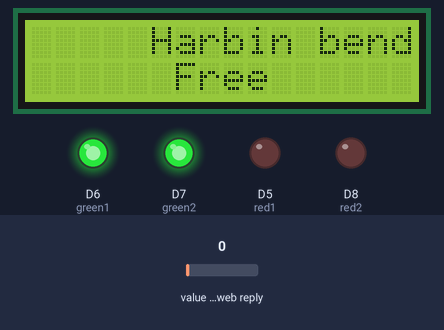
Simulated run of this sketch. Board: ESP8266 (NodeMCU). Shown: 16×2 character LCD, output pins drawn as LEDs (lit = HIGH). The test bench sets the inputs (shaded band); at power-on: value in the web reply 0. WiFi joins after 1.5 s; servers stay silent unless stated; web services answer with replies made up by the test bench; what the sketch prints to the serial monitor is not drawn.

Above: at 1.3 s.
1.4 s: value in the web reply set to 2
At 5.8 s:
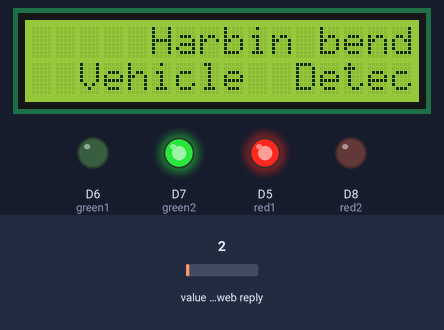
At 9.3 s:
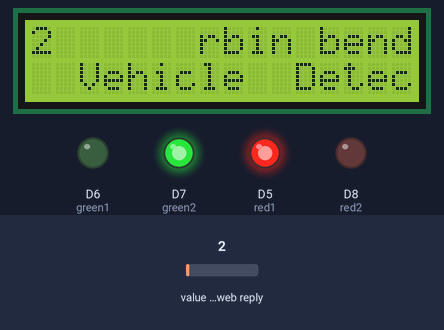
Timing chart, 0 to 10.8 s (numbered marks = the images above; inputs shaded):
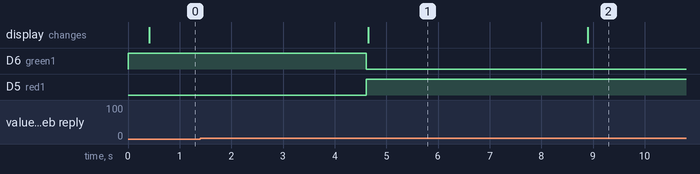

Measured:
- after the input at 1.4 s, D6 (green1): HIGH → LOW after 3.2 s; D5 (red1): LOW → HIGH after 3.2 s; the display: changes after 3.3 s (image 1)
- what the display in image 1 shows lasts 4.2 s, from 4.7 s to 8.9 s

The sketch:

hairpibbend.ino
```cpp
#include <WiFiClient.h>
#include <ESP8266WebServer.h>
#include <ESP8266HTTPClient.h>
#include<Wire.h>
#include<LiquidCrystal_I2C.h>
LiquidCrystal_I2C lcd(0x27,16,2);
int red1=D5;
int green1=D6;
int red2=D8;
int green2=D7;

HTTPClient http;    //Declare object of class HTTPClient
String sensorData1,sensorData2,sensorData3,sensorData4,sensorData5,sensorData6,sensorData7, postData;
const char *ssid = "project12345";  //ENTER YOUR WIFI ssid
const char *password = "project12345";//UR WIFI password
String myString;

void setup() {

  pinMode(red1,OUTPUT);
  pinMode(green1,OUTPUT);
  pinMode(red2,OUTPUT);
  pinMode(green2,OUTPUT);
  digitalWrite(red1,LOW);
  digitalWrite(green1,HIGH);
  digitalWrite(red2,LOW);
  digitalWrite(green2,HIGH);
  Serial.begin(9600);
   WiFi.begin(ssid, password);

   lcd.init();
  lcd.init();
  lcd.backlight();
  lcd.clear();
  lcd.setCursor(0,0);
  lcd.print("     Harbin bend       ");
  lcd.setCursor(0,1);
  lcd.print("     Detection          ");
}

void loop() {
  getcode();
  delay(3000);
}


void getcode()
{
      WiFiClient client1;
      HTTPClient http1;

      String serverName = "http://api.thingspeak.com/channels";
      String serverPath = serverName + "/2495982/fields//1/last";

      // Your Domain name with URL path or IP address with path
      http1.begin(client1, serverPath.c_str());

      // If you need Node-RED/server authentication, insert user and password below
      //http.setAuthorization("REPLACE_WITH_SERVER_USERNAME", "REPLACE_WITH_SERVER_PASSWORD");

      // Send HTTP GET request
      int httpResponseCode = http1.GET();

      if (httpResponseCode>0) {
       // Serial.print("HTTP Response code: ");
        //Serial.println(httpResponseCode);
        String payload = http1.getString();
        Serial.println(payload);
        if (payload.toInt()==1)
        {
          digitalWrite(red1,LOW);
          digitalWrite(green1,HIGH);
          digitalWrite(red2,HIGH);
          digitalWrite(green2,LOW);
          lcd.print("     Harbin 1       ");
          lcd.setCursor(0,1);
          lcd.print("  vehcile detected          ");

        }
        if (payload.toInt()==2)
        {
              digitalWrite(red1,HIGH);
              digitalWrite(green1,LOW);
              digitalWrite(red2,LOW);
              digitalWrite(green2,HIGH);
              lcd.print("     Harbin 2      ");
              lcd.setCursor(0,1);
              lcd.print("  Vehicle  Detected         ");

        }
        if (payload.toInt()==0)
        {
                digitalWrite(red1,LOW);
              digitalWrite(green1,HIGH);
              digitalWrite(red2,LOW);
              digitalWrite(green2,HIGH);
               lcd.print(" Harbin 1 and 2   ");
              lcd.setCursor(0,1);
              lcd.print("      Free          ");

        }
      http1.end();
    }
    delay(1000);
  }
```
